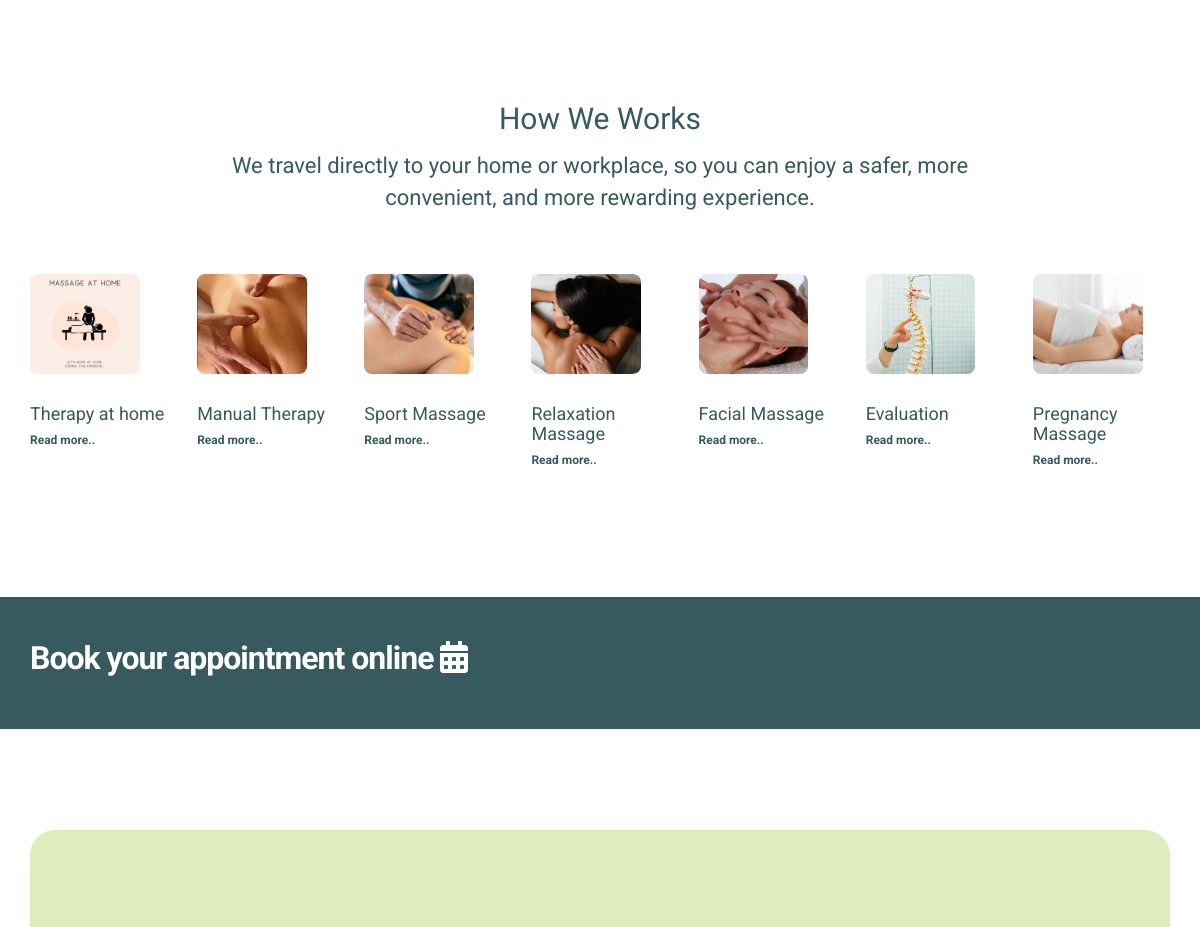
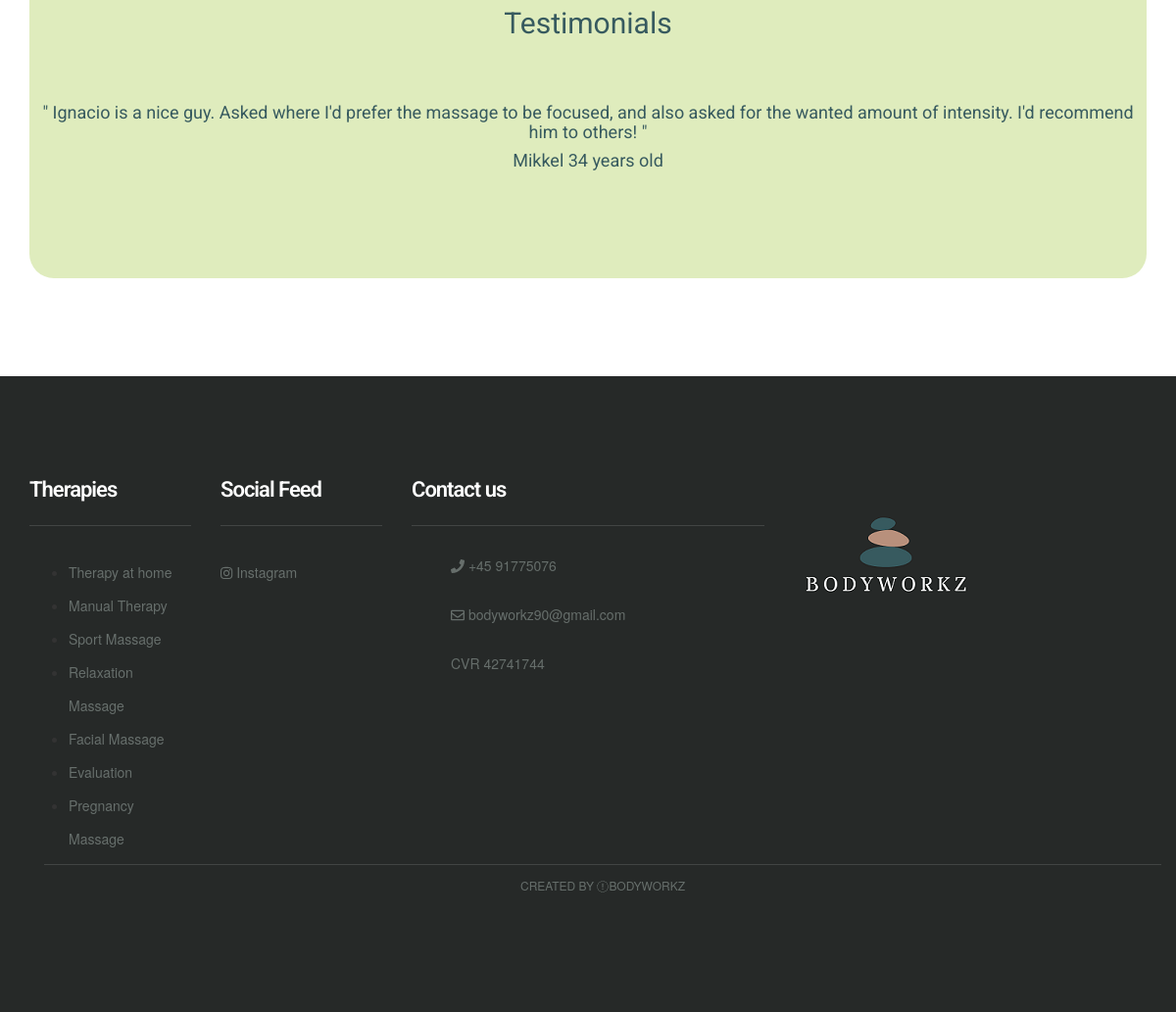
Before: / (lower part) with the older database file (2 pictures, top to bottom).
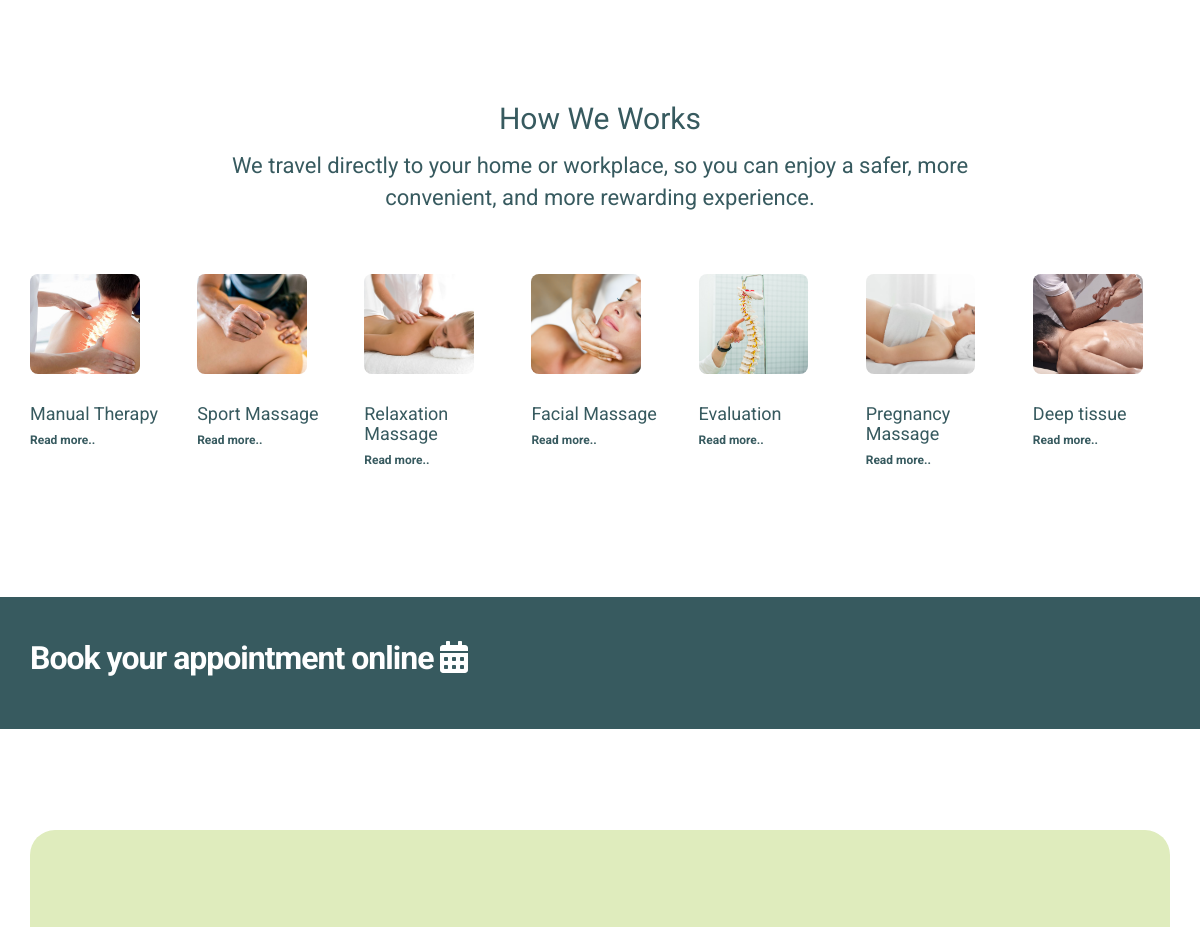
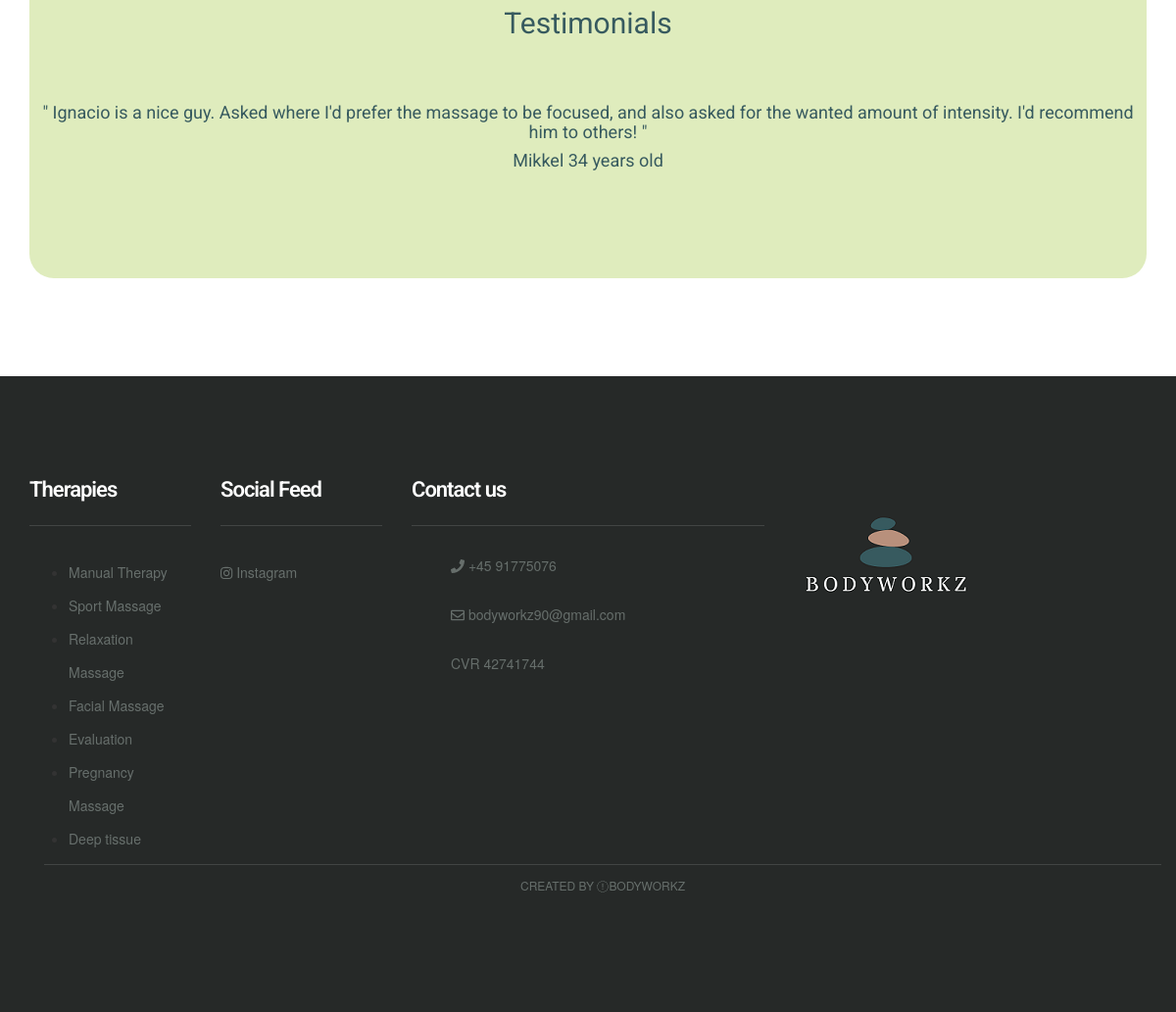
After: the same page with the newer database file (2 pictures, top to bottom).
### MainApp/models.py (models this page shows, shortened)
class Therapy(models.Model):
    name = models.CharField(max_length=255 , verbose_name = "Nombre")
    image = models.ImageField(verbose_name="Foto", blank=True, null=True, upload_to="Images")
    short_description = models.CharField(max_length=150, verbose_name="Descripcion corta", blank=True, null=True,default="Massage")
    description = models.TextField()
    therapist = models.ManyToManyField(Therapist, verbose_name= "Terapeuta")
    duration = models.CharField(max_length=200, verbose_name = "Duracion", default="--")
    price = models.IntegerField(verbose_name="Precio",blank=True, null=True)
    class Meta:
            verbose_name="Terapia"
            verbose_name_plural="Terapias"

class Review(models.Model):
    name = models.CharField(verbose_name="nombre", max_length=255)
    email = models.EmailField()
    description = models.TextField(default=None)
    age = models.CharField(verbose_name="edad",max_length=255)
    class Meta:
            verbose_name="Review"
            verbose_name_plural="Reviews"

### MainApp/views.py (the view)
# urls.py: path('',views.index, name='index'),
def index(request):
    therapy = Therapy.objects.all()
    therapist = Therapist.objects.all()
    reviews = Review.objects.all()
    index = Index.objects.all()
    return render (request,'index.html', {'therapy': therapy, 'therapist': therapist, 'reviews':reviews,'index':index})

### MainApp/templates/index.html (shortened to what this page needs)
{% extends "base.html" %} {% block content %} {% load static %}
<body>
    <div class="space-medium ">
        <div class="container ">
            <div class="row">
                <div class="col-md-offset-2 col-md-8">
                    <div class="mb60 text-center section-title">
                        <h1>How We Works</h1>
                       <h2> We travel directly to your home or workplace, so you can enjoy a safer, more convenient, and more rewarding experience.
                    </h2>
                    </div>
                </div>
            </div>
            <div class="row" style="display:flex">
                {% for terapia in therapy %}
                <div class="col-lg-3 col-md-3 col-sm-6 col-xs-12 " style="width: 25%; float:left; flex: 1;">
                    <div class="service-block">
                        <div class="service-img mb20">
                            <a href="{% url 'article' terapia.id %}">
                                <img src="{{terapia.image.url}} " alt=" " class="img-responsive "></a>
                        </div>
                        <div class="service-content">
                            <h3><a href="{% url 'article' terapia.id %}">{{terapia.name}}</a></h3>
                        </div>
                        <h6><a href="{% url 'article' terapia.id %}"><b>Read more..</b></a></h6>
<br>
                    </div>
                </div>
                 {% endfor %}
            </div>
        </div>
            </div>
    <div class="space-small bg-primary ">
        <div class="container ">
            <div class="row ">
                <div class="col-lg-8 col-sm-8 col-md-8 col-xs-12 ">
                    <a href="{% url 'appointment' %} ">
                        <h1 class="cta-title ">Book your appointment online <i class="fa fa-calendar " aria-hidden="true "></i></h1>
                    </a>
                </div>
            </div>
        </div>
    </div>
    <div class="space-medium ">
        <div class="container ">
            <div class="row ">
                <div class="col-lg-offset-2 col-lg-8 col-md-offset-2 col-md-8 col-sm-12 col-xs-12 ">
                </div>
            </div>
            <div class="space-medium bg-default ">
                <div class="container ">
                    <div class="row ">
                        <div class="col-lg-offset-2 col-lg-8 col-md-offset-2 col-md-8 col-sm-12 col-xs-12 ">
                            <div class="section-title mb60 text-center ">
                                <h1>Testimonials</h1>
                            </div>
                        </div>
                    </div>
                    <div class="row ">
                        <div id="carouselExampleControls" class="carousel slide" data-ride="carousel">
                            <div class="carousel-inner">
                                {% for review in reviews %}
                                <div class="item {% if forloop.first %} active {% endif %} ">
                                    <div>
                                        <h3 align="center">
                                            " {{review.description}} "</h3>
                                        <h3 align="center">{{review.name}} {{review.age}} years old</h3>
                                    </div>
                                </div>
                                {% endfor %}
                            </div>
                        </div>
                    </div>
                </div>
            </div>
        </div>
    </div>
</body> {% endblock %}

### MainApp/templates/base.html (shortened to what this page needs)
<!DOCTYPE html> {% load static %}
<html lang="en">
<head>
    <link href="{% static 'ap1/css/bootstrap.min.css' %}" rel="stylesheet">
    <link href="{% static 'ap1/css/font-awesome.min.css' %}" rel="stylesheet">
    <link href="{% static 'ap1/css/style.css' %}" rel="stylesheet">
</head>
{%block content %} {% endblock %}
<div class="footer">
    <div class="container">
        <div class="row">
            <div class="col-lg-2 col-md-3 col-sm-2 col-xs-12">
                <div class="footer-widget">
                    <h2 class="widget-title">Therapies</h2>
                    <ul>
                        {% for terapia in therapy %}
                        <li>
                            <a href="{% url 'article' terapia.id %} " class="tag">{{terapia.name}}</a> {% endfor %}
                        </li>
                    </ul>
                </div>
            </div>
            <div class="col-lg-2 col-md-2 col-sm-2 col-xs-12">
                <div class="footer-widget footer-social">
                    <h2 class="widget-title">Social Feed</h2>
                    <ul class="listnone">
                        <li>
                            <a href="#"> <i class="fa fa-instagram"></i> Instagram</a>
                        </li>
                    </ul>
                </div>
            </div>
            <div class="col-lg-4 col-md-2 col-sm-2 col-xs-12">
                <div class="footer-widget footer-social">
                    <h2 class="widget-title">Contact us </h2>
                    <ul class="listnone contact">
                        <li><i class="fa fa-phone"></i> +45 91775076</li>
                        <li><i class="fa fa-envelope-o"></i> bodyworkz90@gmail.com</li>
                        <li> CVR 42741744</li>
                    </ul>
                </div>
            </div>
            <div class="col-lg-2 col-md-2 col-sm-6 col-xs-12">
                <div class="footer-widget footer-social">
                    <a href="{% url 'index' %}"><img src="{% static 'ap1/images/bodyworkz_footer1.png' %}" alt=""></a>
                </div>
            </div>
        </div>
        <div class="tiny-footer">
            <div class="container">
                <div class="row">
                    <div class="col-lg-12 col-md-12 col-sm-12 col-xs-12">
                        <div class="copyright-content">
                            Created by <i class="fa fa-love"></i>Bodyworkz
                        </div>
                    </div>
                </div>
            </div>
        </div>
    </div>
    </body>
</html>

Changed rows visible on the page:
removed Therapy: image (picture), name "Therapy at home"
changed Therapy "Manual Therapy": image: a different picture
changed Therapy "Relaxation Massage": image: a different picture
changed Therapy "Facial Massage": image: a different picture
added Therapy: image (picture), name "Deep tissue"
